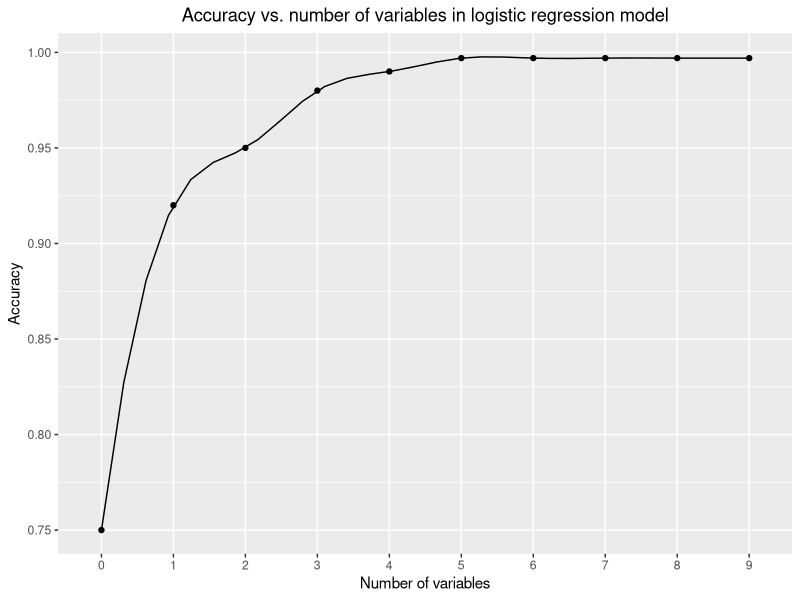
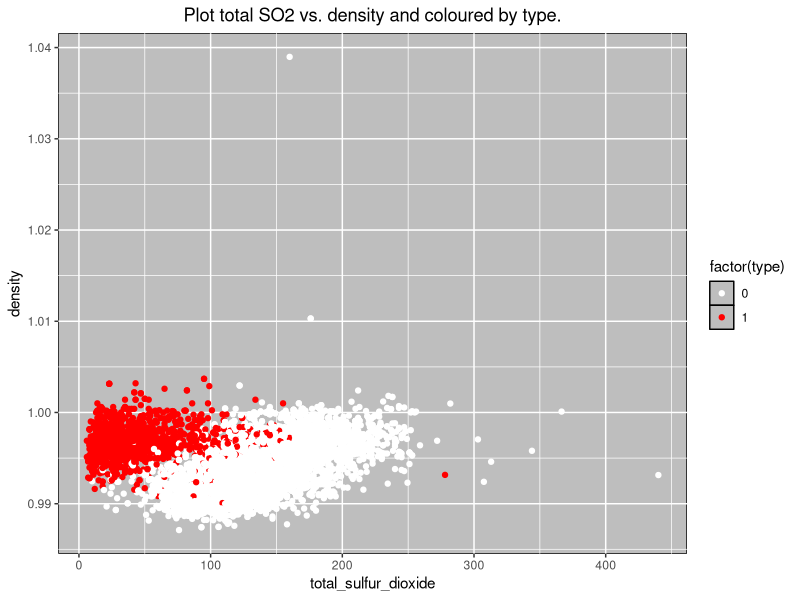

R code for these plots, in order:
## ---- chunk 1
knitr::opts_chunk$set(echo = TRUE)
library(readr)
library(ggplot2)
## ---- chunk 2
# Loading the dataset into a dataframe
df <- read_delim("../../data/processed/wines.csv", 
  ";", 
  escape_double = FALSE, 
  trim_ws = TRUE)

# Train and test dataset, split 80%.
split <- nrow(df)*0.8
train <- df[1:split,]
test <- df[split:nrow(df),]
## ---- chunk 3
# Logistic regression model with all the variables.
log.full <- glm(type~fixed_acidity+volatile_acidity
             +citric_acid+residual_sugar+chlorides
             +free_sulfur_dioxide+total_sulfur_dioxide+density
             +pH+sulphates+alcohol, data=train, family=binomial)
summary(log.full)
## ---- chunk 4
# Logistic regression model with all the variables.
log.F <- glm(type~fixed_acidity+volatile_acidity
             +residual_sugar+chlorides
             +free_sulfur_dioxide+total_sulfur_dioxide+density
             +pH+alcohol, data=train, family=binomial)
summary(log.F)
## ---- chunk 5
pchisq(log.F$deviance, log.F$df.residual, lower=F)
## ---- chunk 6
accuracy <- function(model, train, test){
  # Train error
  train_prob <- model$fitted
  train_prob <- ifelse(train_prob>0.5,1,0)
  d_train <- table(train_prob, train$type)
  
  # Test error
  test_prob <- predict(model, newdata = test, type = "response")
  test_prob <- ifelse(test_prob>0.5,1,0)
  d_test <- table(test_prob, test$type)
  
  train_accuracy <- sum(diag(d_train))/sum(d_train)
  test_accuracy <- sum(diag(d_test))/sum(d_test)
  
  return(list("train" = train_accuracy, "test" = test_accuracy))
}
## ---- chunk 7
log.F.error <- accuracy(log.F, train, test)
log.F.error$train
log.F.error$test
## ---- chunk 8
log.B <- glm(type~1, data=train, family=binomial)
accuracy(log.B, train, test)
## ---- chunk 9
#Stepwise algorithm
step(log.B, scope=list(upper=log.F), direction="forward", step=1)
## ---- chunk 10
log.1 <- glm(type~total_sulfur_dioxide, data=train, family=binomial)
accuracy(log.1, train, test)
cor(df, df$type)
## ---- chunk 11
#Stepwise algorithm
step(log.1, scope=list(upper=log.F), direction="forward", step=1)
## ---- chunk 12
log.2 <- glm(type~total_sulfur_dioxide+density, data=train, family=binomial)
accuracy(log.2, train, test)
## ---- chunk 13
summary(log.2)
## ---- chunk 14
x = 0:9
y = c(0.75, 0.92, 0.95, 0.98, 0.99, 0.997, 0.997, 0.997, 0.997, 0.997)
models <- cbind.data.frame(x,y)
spline_model <- as.data.frame(spline(models$x, models$y))

plot <- ggplot(models,aes(x=x, y=y)) +  geom_line(data = spline_model, aes(x = x, y = y)) +
  geom_point() + scale_x_discrete(limit = x)

plot + labs(x="Number of variables",y="Accuracy") + 
  ggtitle("Accuracy vs. number of variables in logistic regression model") +
  theme(plot.title= element_text(hjust = 0.5))
## ---- chunk 15
log.3 <- glm(type~total_sulfur_dioxide+density+residual_sugar+alcohol+volatile_acidity, data=train, family=binomial)
summary(log.3)
## ---- chunk 16
ggplot(train, aes(x=total_sulfur_dioxide, y=density))+geom_point(aes(colour=factor(type))) + 
  scale_color_manual(values=c("white","red")) +
  theme(panel.background = element_rect(fill = 'grey', colour = 'black'), plot.title= element_text(hjust = 0.5)) +
  ggtitle("Plot total SO2 vs. density and coloured by type.")
